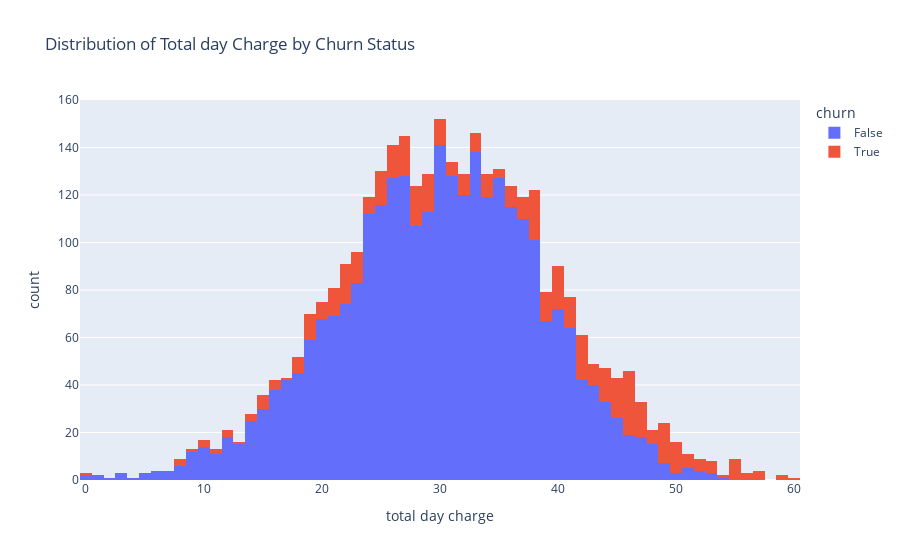

The cell this chart's notebook holds for it:
### Code cell
# distribution of variables verse vi churn
fig = px.histogram(data, x="total day charge", color="churn", 
                   title="Distribution of Total day Charge by Churn Status")
fig.show()

### Figure 1 — Plotly figure (JSON) as saved in the notebook; plotly's stock layout.template omitted (floating-point values rounded to 4 significant figures; data arrays with more than 128 entries replaced by an {"elided": "..."} marker saying what was removed)
{"data": [{"alignmentgroup": "True", "bingroup": "x", "hovertemplate": "churn=False<br>total day charge=%{x}<br>count=%{y}<extra></extra>", "legendgroup": "False", "marker": {"color": "#636efa", "pattern": {"shape": ""}}, "name": "False", "offsetgroup": "False", "orientation": "v", "showlegend": true, "type": "histogram", "x": {"elided": "2850 float values"}, "xaxis": "x", "yaxis": "y"}, {"alignmentgroup": "True", "bingroup": "x", "hovertemplate": "churn=True<br>total day charge=%{x}<br>count=%{y}<extra></extra>", "legendgroup": "True", "marker": {"color": "#EF553B", "pattern": {"shape": ""}}, "name": "True", "offsetgroup": "True", "orientation": "v", "showlegend": true, "type": "histogram", "x": {"elided": "483 float values"}, "xaxis": "x", "yaxis": "y"}], "layout": {"barmode": "relative", "legend": {"title": {"text": "churn"}, "tracegroupgap": 0}, "title": {"text": "Distribution of Total day Charge by Churn Status"}, "xaxis": {"anchor": "y", "domain": [0, 1], "title": {"text": "total day charge"}}, "yaxis": {"anchor": "x", "domain": [0, 1], "title": {"text": "count"}}}}
